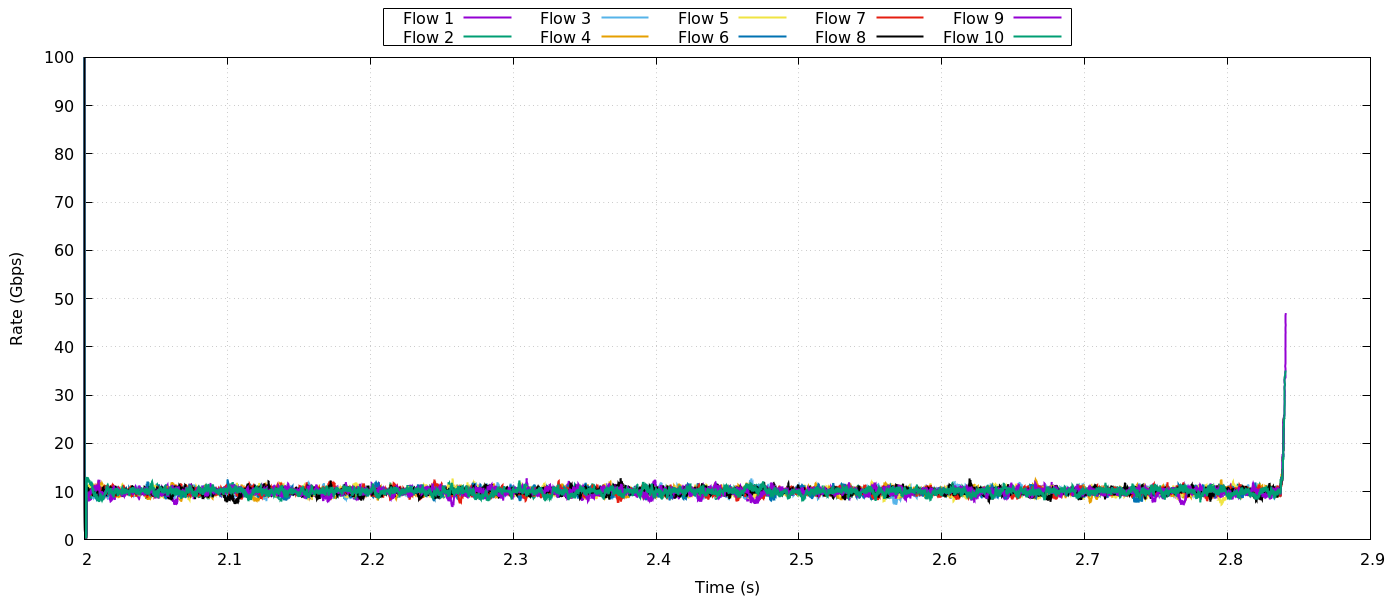

Generate this figure with gnuplot:
set term pngcairo size 1400,600
set output "rate_all.png"
set datafile separator whitespace
#set datafile separator ","
set grid
set xlabel "Time (s)"
set ylabel "Rate (Gbps)"
set key outside top center horizontal box

plot \
  "rttcc_n2_S0.2-10000_D0.1-100_pg3.csv"  using 1:9 with lines lw 2 title "Flow 1", \
  "rttcc_n3_S0.3-10000_D0.1-100_pg3.csv"  using 1:9 with lines lw 2 title "Flow 2", \
  "rttcc_n4_S0.4-10000_D0.1-100_pg3.csv"  using 1:9 with lines lw 2 title "Flow 3", \
  "rttcc_n5_S0.5-10000_D0.1-100_pg3.csv"  using 1:9 with lines lw 2 title "Flow 4", \
  "rttcc_n6_S0.6-10000_D0.1-100_pg3.csv"  using 1:9 with lines lw 2 title "Flow 5", \
  "rttcc_n7_S0.7-10000_D0.1-100_pg3.csv"  using 1:9 with lines lw 2 title "Flow 6", \
  "rttcc_n8_S0.8-10000_D0.1-100_pg3.csv"  using 1:9 with lines lw 2 title "Flow 7", \
  "rttcc_n9_S0.9-10000_D0.1-100_pg3.csv"  using 1:9 with lines lw 2 title "Flow 8", \
  "rttcc_n10_S0.10-10000_D0.1-100_pg3.csv"  using 1:9 with lines lw 2 title "Flow 9", \
  "rttcc_n11_S0.11-10000_D0.1-100_pg3.csv" using 1:9 with lines lw 2 title "Flow 10"
